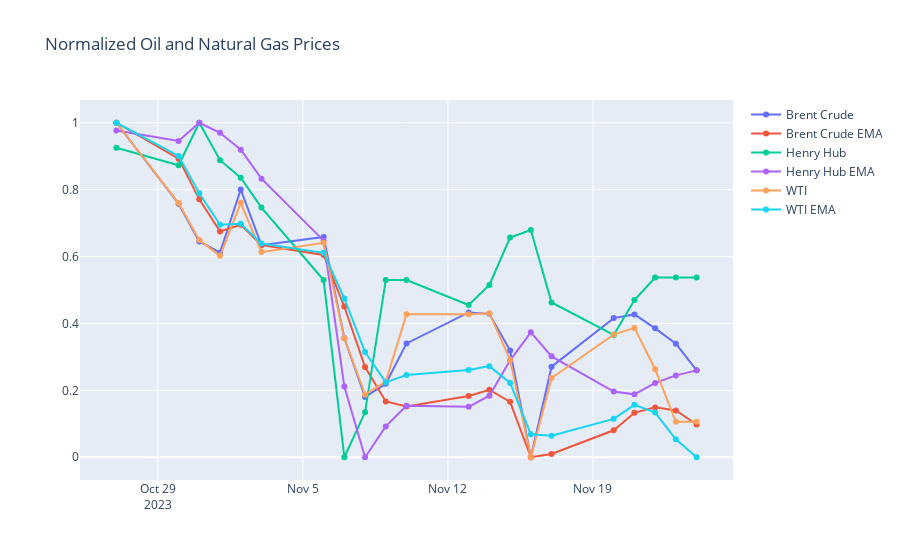

This figure's notebook cell:
### Code cell
fig = plgo.Figure()
normalize = lambda series: (series - series.min()) / (series.max() - series.min())
for (df,name) in [(brent_df, 'Brent Crude'), (henry_df, 'Henry Hub'), (wti_df, 'WTI')]:
    fig.add_trace(plgo.Scatter(x=df['Date'], y=normalize(df['Value']), mode='lines+markers', name=name))
    fig.add_trace(plgo.Scatter(x=df['Date'], y=normalize(df['Value_EMA']), mode='lines+markers', name=name + ' EMA'))

fig.update_layout(title='Normalized Oil and Natural Gas Prices')
fig.show()
